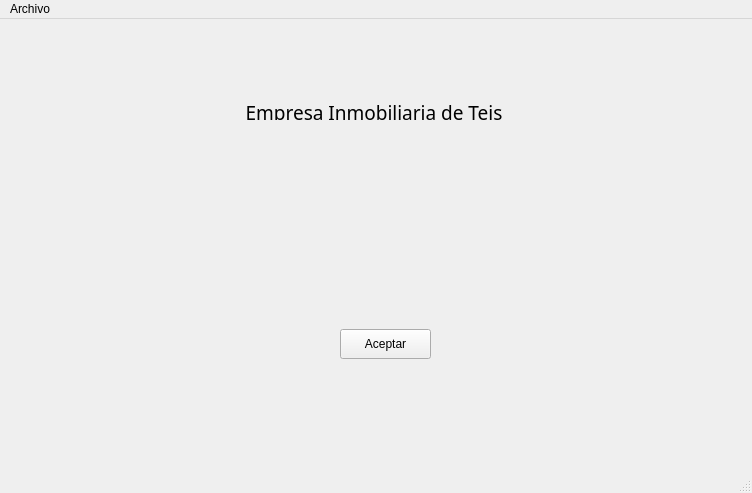
<?xml version="1.0" encoding="UTF-8"?>
<ui version="4.0">
 <class>venPrincipal</class>
 <widget class="QMainWindow" name="venPrincipal">
  <property name="windowModality">
   <enum>Qt::NonModal</enum>
  </property>
  <property name="geometry">
   <rect>
    <x>0</x>
    <y>0</y>
    <width>752</width>
    <height>493</height>
   </rect>
  </property>
  <property name="windowTitle">
   <string>InmoTeis</string>
  </property>
  <widget class="QWidget" name="centralwidget">
   <widget class="QPushButton" name="btnAceptar">
    <property name="geometry">
     <rect>
      <x>340</x>
      <y>310</y>
      <width>91</width>
      <height>30</height>
     </rect>
    </property>
    <property name="sizePolicy">
     <sizepolicy hsizetype="Fixed" vsizetype="Fixed">
      <horstretch>0</horstretch>
      <verstretch>0</verstretch>
     </sizepolicy>
    </property>
    <property name="minimumSize">
     <size>
      <width>90</width>
      <height>30</height>
     </size>
    </property>
    <property name="text">
     <string>Aceptar</string>
    </property>
   </widget>
   <widget class="QLabel" name="lblTitulo">
    <property name="geometry">
     <rect>
      <x>230</x>
      <y>80</y>
      <width>288</width>
      <height>21</height>
     </rect>
    </property>
    <property name="font">
     <font>
      <family>Lucida Fax</family>
      <pointsize>14</pointsize>
      <weight>50</weight>
      <italic>false</italic>
      <bold>false</bold>
     </font>
    </property>
    <property name="text">
     <string>Empresa Inmobiliaria de Teis</string>
    </property>
    <property name="alignment">
     <set>Qt::AlignHCenter|Qt::AlignTop</set>
    </property>
   </widget>
  </widget>
  <widget class="QMenuBar" name="menubar">
   <property name="geometry">
    <rect>
     <x>0</x>
     <y>0</y>
     <width>752</width>
     <height>21</height>
    </rect>
   </property>
   <widget class="QMenu" name="menuArchivo">
    <property name="title">
     <string>Archivo</string>
    </property>
    <addaction name="actionSalir"/>
   </widget>
   <addaction name="menuArchivo"/>
  </widget>
  <widget class="QStatusBar" name="statusbar"/>
  <action name="actionSalir">
   <property name="text">
    <string>Salir</string>
   </property>
  </action>
 </widget>
 <resources/>
 <connections/>
</ui>
